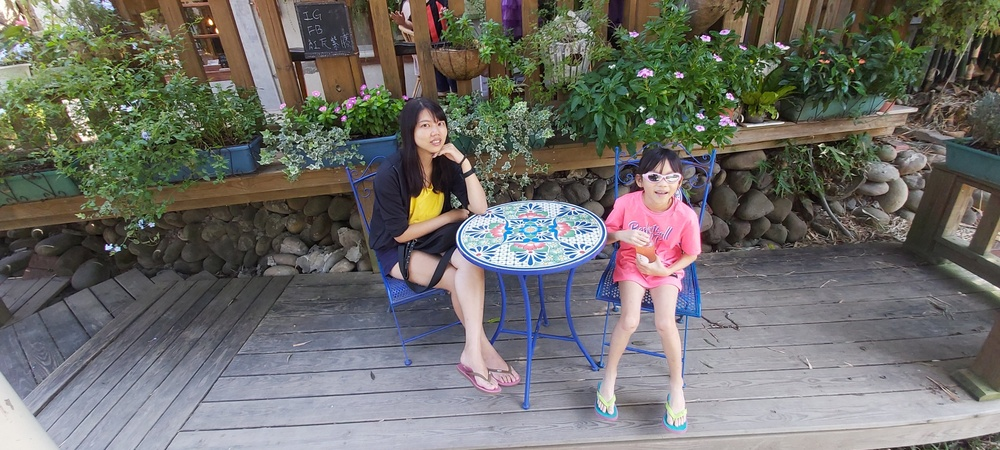
#> input picture 電腦視覺與深度學習馬拉松讀書會/20191026_114737.jpg, 1000 x 450 px, shrunk from 2673 x 1202 before the run
$ python brightcontrast.py
#> lines starting #> are read from the running program, lines starting #| are printed output that depends on the picture
# %%
import cv2
import numpy as np
import matplotlib.pyplot as plt


#1
#讀取圖片
image = cv2.imread("20191026_114737.jpg")
#> image is the input picture: shape (450, 1000, 3); mean B, G, R 105.1, 109.7, 110.6
image_rgb = cv2.cvtColor(image, cv2.COLOR_BGR2RGB)

# 調整亮度
M = np.ones(image.shape, dtype="uint8") * 75
bright_image = cv2.add(image_rgb, M)
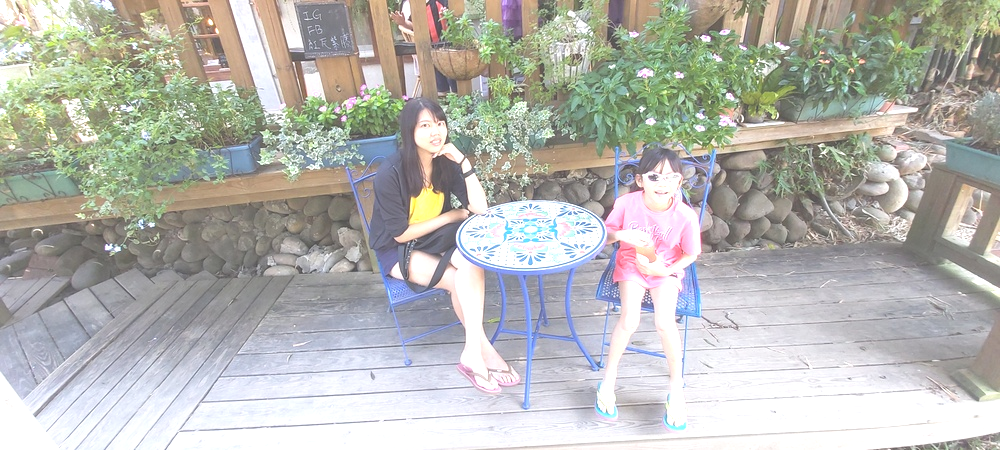
#> bright_image: shape (450, 1000, 3); mean R, G, B 182, 182.4, 176.7

# 調整對比度
# 增加對比,可將每個pixel *上一個大於1的數字
contrast_image = cv2.convertScaleAbs(image, alpha=1.5, beta=0)
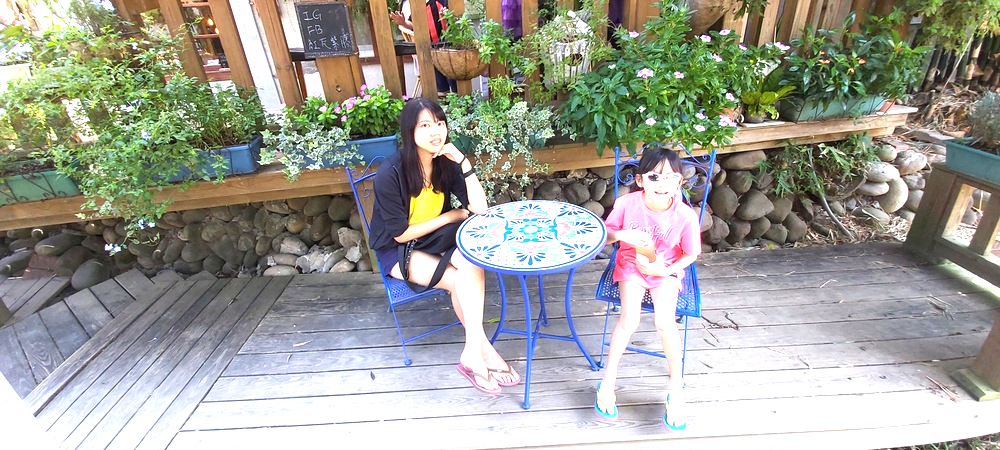
#> contrast_image: shape (450, 1000, 3); mean B, G, R 149.8, 158.9, 158.1

# 串連三張圖
image_concatenated = np.hstack((image_rgb, bright_image, contrast_image))
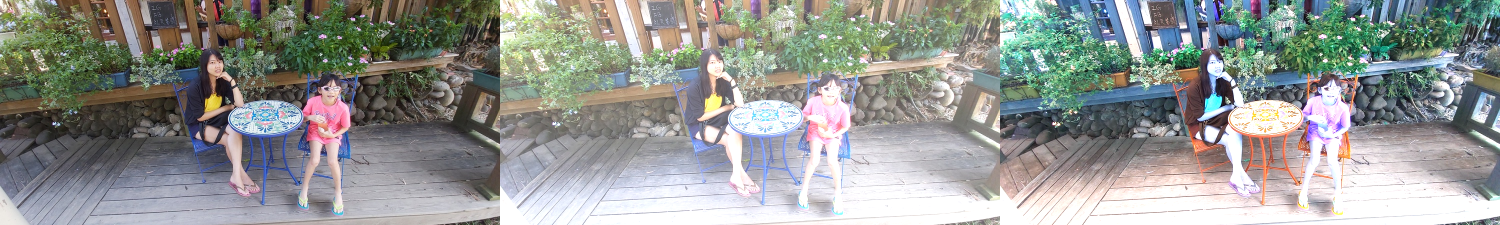
#> image_concatenated: shape (450, 3000, 3) (shown at 1/2 size); mean R, G, B 147.5, 150.4, 146.7


# 顥示串連後的結果
plt.imshow(image_concatenated)
plt.axis("off")
plt.show()
# %%
